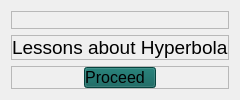
                                            <widget class="QWidget" name="page_17">
                                             <layout class="QVBoxLayout" name="verticalLayout_87">
                                              <item>
                                               <widget class="QFrame" name="frame_54">
                                                <property name="frameShape">
                                                 <enum>QFrame::StyledPanel</enum>
                                                </property>
                                                <property name="frameShadow">
                                                 <enum>QFrame::Raised</enum>
                                                </property>
                                                <layout class="QVBoxLayout" name="verticalLayout_91">
                                                 <property name="spacing">
                                                  <number>0</number>
                                                 </property>
                                                 <property name="leftMargin">
                                                  <number>0</number>
                                                 </property>
                                                 <property name="topMargin">
                                                  <number>0</number>
                                                 </property>
                                                 <property name="rightMargin">
                                                  <number>0</number>
                                                 </property>
                                                 <property name="bottomMargin">
                                                  <number>0</number>
                                                 </property>
                                                 <item>
                                                  <widget class="QLabel" name="label_45">
                                                   <property name="styleSheet">
                                                    <string notr="true">border-image: url(:/lessonIcons/lessonPhotos/hyperbola_example.png);</string>
                                                   </property>
                                                   <property name="text">
                                                    <string/>
                                                   </property>
                                                  </widget>
                                                 </item>
                                                </layout>
                                               </widget>
                                              </item>
                                              <item>
                                               <widget class="QFrame" name="frame_55">
                                                <property name="frameShape">
                                                 <enum>QFrame::StyledPanel</enum>
                                                </property>
                                                <property name="frameShadow">
                                                 <enum>QFrame::Raised</enum>
                                                </property>
                                                <layout class="QVBoxLayout" name="verticalLayout_80">
                                                 <property name="spacing">
                                                  <number>0</number>
                                                 </property>
                                                 <property name="leftMargin">
                                                  <number>0</number>
                                                 </property>
                                                 <property name="topMargin">
                                                  <number>0</number>
                                                 </property>
                                                 <property name="rightMargin">
                                                  <number>0</number>
                                                 </property>
                                                 <property name="bottomMargin">
                                                  <number>0</number>
                                                 </property>
                                                 <item alignment="Qt::AlignTop">
                                                  <widget class="QLabel" name="label_50">
                                                   <property name="text">
                                                    <string>&lt;html&gt;&lt;head/&gt;&lt;body&gt;&lt;p align=&quot;justify&quot;&gt;&lt;span style=&quot; font-size:14pt;&quot;&gt;Lessons about Hyperbola&lt;/span&gt;&lt;/p&gt;&lt;/body&gt;&lt;/html&gt;</string>
                                                   </property>
                                                   <property name="textFormat">
                                                    <enum>Qt::RichText</enum>
                                                   </property>
                                                  </widget>
                                                 </item>
                                                </layout>
                                               </widget>
                                              </item>
                                              <item>
                                               <widget class="QFrame" name="frame_97">
                                                <property name="frameShape">
                                                 <enum>QFrame::StyledPanel</enum>
                                                </property>
                                                <property name="frameShadow">
                                                 <enum>QFrame::Raised</enum>
                                                </property>
                                                <layout class="QVBoxLayout" name="verticalLayout_163">
                                                 <property name="spacing">
                                                  <number>0</number>
                                                 </property>
                                                 <property name="leftMargin">
                                                  <number>0</number>
                                                 </property>
                                                 <property name="topMargin">
                                                  <number>0</number>
                                                 </property>
                                                 <property name="rightMargin">
                                                  <number>0</number>
                                                 </property>
                                                 <property name="bottomMargin">
                                                  <number>0</number>
                                                 </property>
                                                 <item alignment="Qt::AlignHCenter">
                                                  <widget class="QPushButton" name="proceedLesson1_1D_pushButton">
                                                   <property name="font">
                                                    <font>
                                                     <pointsize>12</pointsize>
                                                    </font>
                                                   </property>
                                                   <property name="styleSheet">
                                                    <string notr="true">#proceedLesson1_1D_pushButton{
	background-color: rgb(8, 94, 87);	
	padding-right: 10px;
}
#proceedLesson1_1D_pushButton:hover{
	background-color: rgb(4, 59, 54);
}
#proceedLesson1_1D_pushButton:pressed{
	background-color: rgb(150, 150, 150);
}

</string>
                                                   </property>
                                                   <property name="text">
                                                    <string>Proceed</string>
                                                   </property>
                                                   <property name="icon">
                                                    <iconset resource="res.qrc">
                                                     <normaloff>:/greenIcons/greenColorIcons/arrow-right.svg</normaloff>:/greenIcons/greenColorIcons/arrow-right.svg</iconset>
                                                   </property>
                                                   <property name="iconSize">
                                                    <size>
                                                     <width>60</width>
                                                     <height>60</height>
                                                    </size>
                                                   </property>
                                                  </widget>
                                                 </item>
                                                </layout>
                                               </widget>
                                              </item>
                                             </layout>
                                            </widget>
